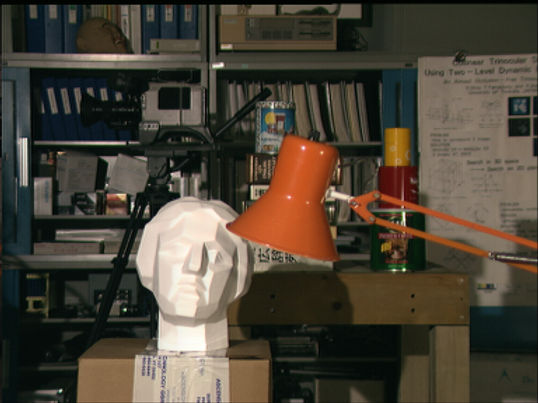
#> input picture image/tsukuba_l.png, 538 x 403 px
$ python cam_depth_map_stereo_images.py
#> lines starting #> are read from the running program, lines starting #| are printed output that depends on the picture
# https://johnwlambert.github.io/stereo/
# https://docs.opencv.org/4.8.0/dd/d53/tutorial_py_depthmap.html

import numpy as np
import cv2 as cv
from matplotlib import pyplot as plt


imgL = cv.imread('./image/tsukuba_l.png', cv.IMREAD_GRAYSCALE)
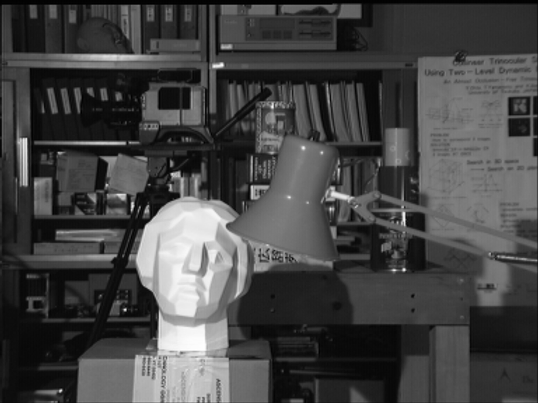
#> imgL: shape (403, 538); min 0, max 255, mean 69.1
imgR = cv.imread('./image/tsukuba_r.png', cv.IMREAD_GRAYSCALE)
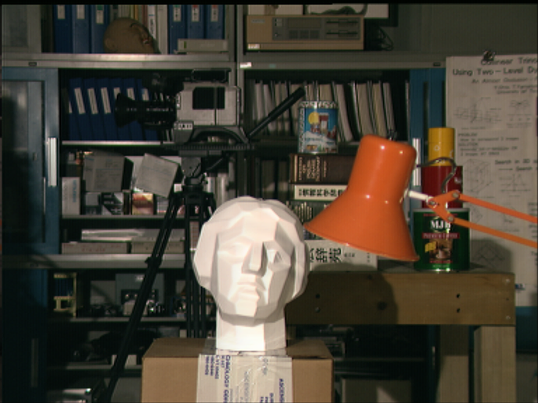
#> input picture image/tsukuba_r.png, 538 x 403 px
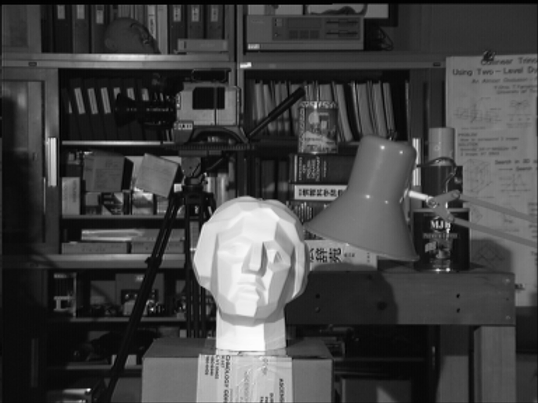
#> imgR: shape (403, 538); min 0, max 254, mean 67.2

#stereo = cv.StereoBM.create(numDisparities=16, blockSize=15)
stereo = cv.StereoSGBM.create(minDisparity=0,
                              numDisparities=16,
                              blockSize=15,
                              P1=600,
                              P2=2400,
                              disp12MaxDiff=20,
                              preFilterCap=16,
                              uniquenessRatio=1,
                              speckleWindowSize=100,
                              speckleRange=20,
                              mode=1
                              )
disparity = stereo.compute(imgL,imgR)
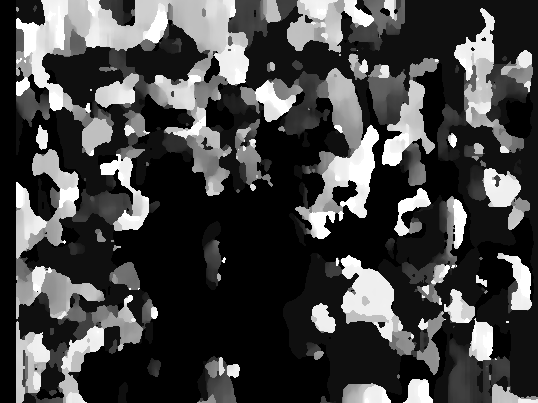
#> disparity: shape (403, 538) int16; min -16, max 240, mean 53.1; drawn with min black and max white
plt.imshow(disparity,'gray')
plt.show()
# [4 lines of commented-out code are left out]
